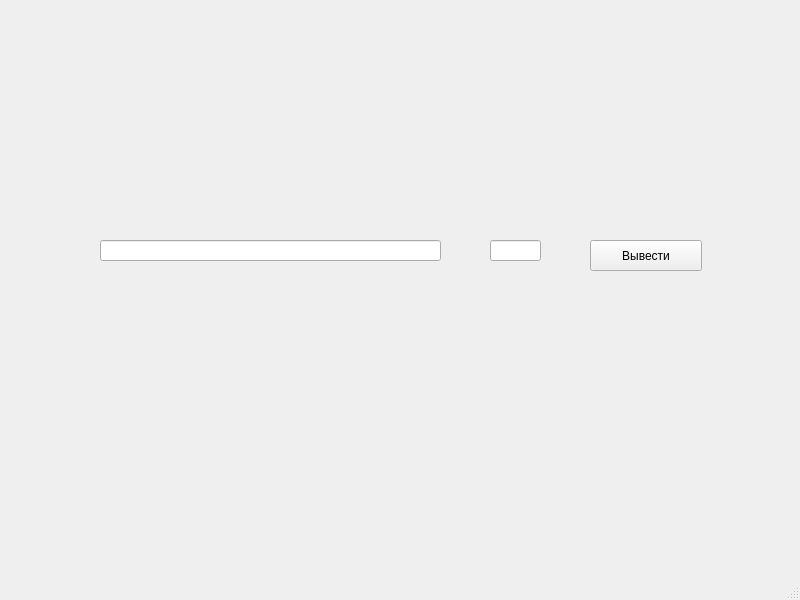
<?xml version="1.0" encoding="UTF-8"?>
<ui version="4.0">
 <class>MainWindow</class>
 <widget class="QMainWindow" name="MainWindow">
  <property name="geometry">
   <rect>
    <x>0</x>
    <y>0</y>
    <width>800</width>
    <height>600</height>
   </rect>
  </property>
  <property name="windowTitle">
   <string>MainWindow</string>
  </property>
  <widget class="QWidget" name="centralwidget">
   <widget class="QPushButton" name="pushButton">
    <property name="geometry">
     <rect>
      <x>590</x>
      <y>240</y>
      <width>112</width>
      <height>31</height>
     </rect>
    </property>
    <property name="text">
     <string>Вывести</string>
    </property>
   </widget>
   <widget class="QLineEdit" name="lineEdit_string">
    <property name="geometry">
     <rect>
      <x>100</x>
      <y>240</y>
      <width>341</width>
      <height>21</height>
     </rect>
    </property>
    <property name="maxLength">
     <number>30</number>
    </property>
   </widget>
   <widget class="QLineEdit" name="lineEdit_index">
    <property name="geometry">
     <rect>
      <x>490</x>
      <y>240</y>
      <width>51</width>
      <height>21</height>
     </rect>
    </property>
    <property name="maxLength">
     <number>1</number>
    </property>
   </widget>
   <widget class="QLabel" name="label_char">
    <property name="geometry">
     <rect>
      <x>100</x>
      <y>290</y>
      <width>591</width>
      <height>16</height>
     </rect>
    </property>
    <property name="text">
     <string/>
    </property>
   </widget>
  </widget>
  <widget class="QMenuBar" name="menubar">
   <property name="geometry">
    <rect>
     <x>0</x>
     <y>0</y>
     <width>800</width>
     <height>22</height>
    </rect>
   </property>
  </widget>
  <widget class="QStatusBar" name="statusbar"/>
 </widget>
 <resources/>
 <connections/>
</ui>
